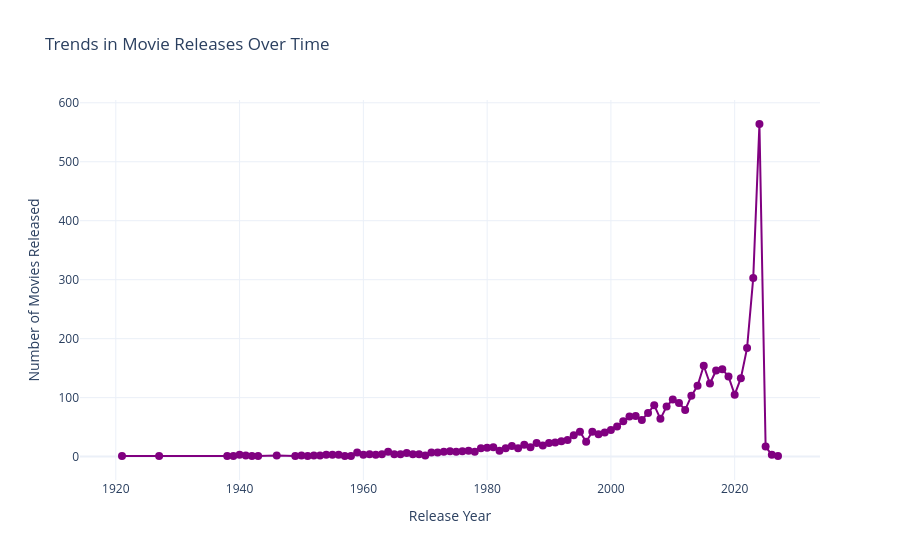

The notebook cell this image was saved under:
### Code cell
import pandas as pd
import plotly.graph_objects as go

# Filter valid release years
df['Release Year'] = pd.to_numeric(df['Release Year'], errors='coerce')  # Ensure numeric values
valid_years = df['Release Year'].dropna().astype(int)  # Remove NaNs and convert to integer

# Group movies by release year
movies_per_year = valid_years.value_counts().sort_index()

# Create the interactive plot
fig = go.Figure()

fig.add_trace(go.Scatter(
    x=movies_per_year.index,
    y=movies_per_year.values,
    mode='lines+markers',  # Line plot with markers
    hovertemplate="Year: %{x}<br>Movies Released: %{y}",  # Hover template
    line=dict(color='purple', width=2),  # Line style
    marker=dict(size=8)  # Marker style
))

# Customize layout
fig.update_layout(
    title="Trends in Movie Releases Over Time",
    xaxis_title="Release Year",
    yaxis_title="Number of Movies Released",
    template="plotly_white"
)

# Show the plot
fig.show()

### Figure 1 — Plotly figure (JSON) as saved in the notebook; plotly's stock layout.template omitted (floating-point values rounded to 4 significant figures)
{"data": [{"hovertemplate": "Year: %{x}<br>Movies Released: %{y}", "line": {"color": "purple", "width": 2}, "marker": {"size": 8}, "mode": "lines+markers", "type": "scatter", "x": [1921, 1927, 1938, 1939, 1940, 1941, 1942, 1943, 1946, 1949, 1950, 1951, 1952, 1953, 1954, 1955, 1956, 1957, 1958, 1959, 1960, 1961, 1962, 1963, 1964, 1965, 1966, 1967, 1968, 1969, 1970, 1971, 1972, 1973, 1974, 1975, 1976, 1977, 1978, 1979, 1980, 1981, 1982, 1983, 1984, 1985, 1986, 1987, 1988, 1989, 1990, 1991, 1992, 1993, 1994, 1995, 1996, 1997, 1998, 1999, 2000, 2001, 2002, 2003, 2004, 2005, 2006, 2007, 2008, 2009, 2010, 2011, 2012, 2013, 2014, 2015, 2016, 2017, 2018, 2019, 2020, 2021, 2022, 2023, 2024, 2025, 2026, 2027], "y": [1, 1, 1, 1, 3, 2, 1, 1, 2, 1, 2, 1, 2, 2, 3, 3, 3, 1, 1, 7, 3, 4, 3, 4, 8, 4, 4, 6, 4, 4, 2, 7, 7, 8, 9, 8, 9, 10, 8, 14, 15, 16, 10, 14, 18, 14, 20, 16, 23, 19, 23, 24, 26, 28, 36, 42, 25, 42, 38, 41, 45, 51, 60, 68, 69, 62, 74, 87, 64, 85, 97, 91, 79, 103, 120, 154, 124, 146, 148, 136, 105, 133, 184, 303, 564, 17, 3, 1]}], "layout": {"autosize": true, "title": {"text": "Trends in Movie Releases Over Time"}, "xaxis": {"autorange": true, "range": [1914.0, 2034.0], "title": {"text": "Release Year"}, "type": "linear"}, "yaxis": {"autorange": true, "range": [-50.86, 615.9], "title": {"text": "Number of Movies Released"}, "type": "linear"}}}
